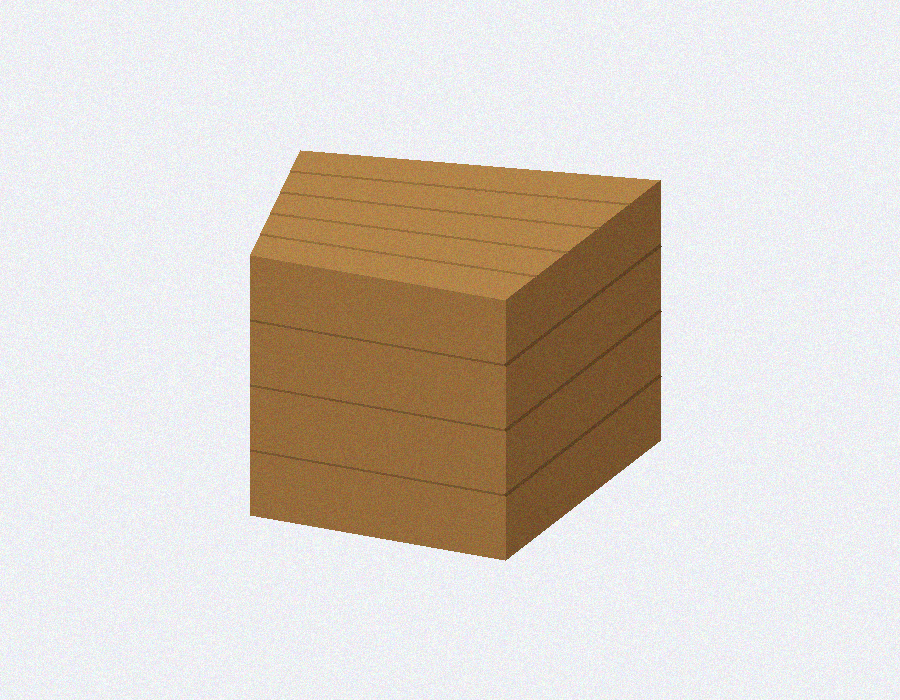
#> input picture tools/photo2iso-web/sample.png, 900 x 700 px
$ python bg_flood.py ../../photo2iso-web/sample.png ../../photo2iso-web/sample.png 5
#> lines starting #> are read from the running program, lines starting #| are printed output that depends on the picture
import sys
from PIL import Image
from collections import deque
import numpy as np
inp, out = sys.argv[1], sys.argv[2]
tol = int(sys.argv[3]) if len(sys.argv)>3 else 34
im = Image.open(inp).convert("RGBA")
a = np.array(im); h,w = a.shape[:2]
#> after `h, w = a.shape[:2]`: h = 700; w = 900
rgb = a[:,:,:3].astype(int)
# 邊緣採樣背景色(取四邊中位)
border = np.concatenate([rgb[0,:],rgb[-1,:],rgb[:,0],rgb[:,-1]])
bg = np.median(border,axis=0)
#> bg = [238, 239, 244]
dist = np.sqrt(((rgb-bg)**2).sum(axis=2))
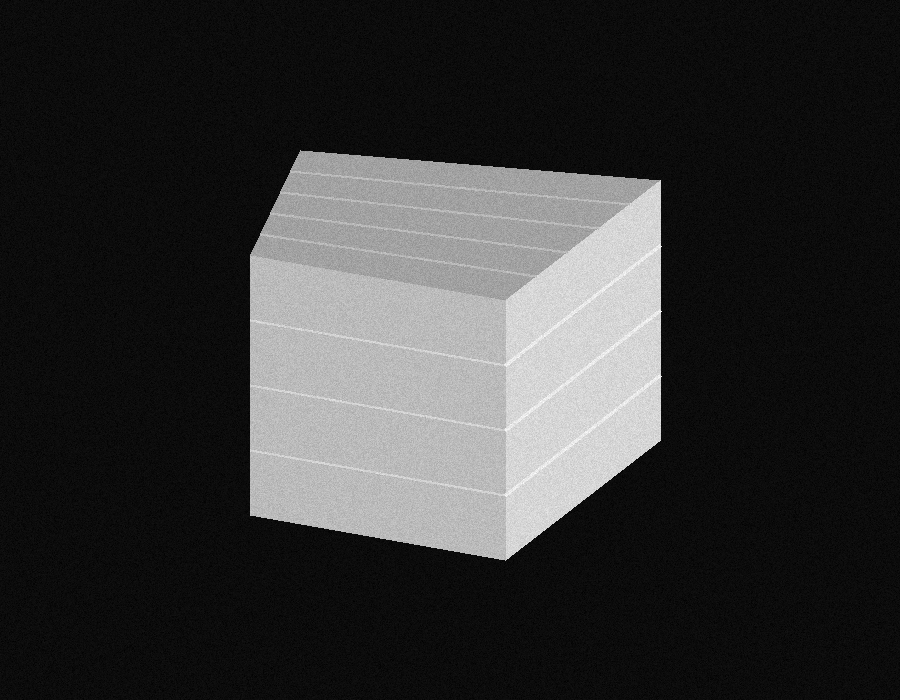
#> dist: shape (700, 900) float64; min 0, max 332.4, mean 68.5; drawn with min black and max white
near = dist < tol
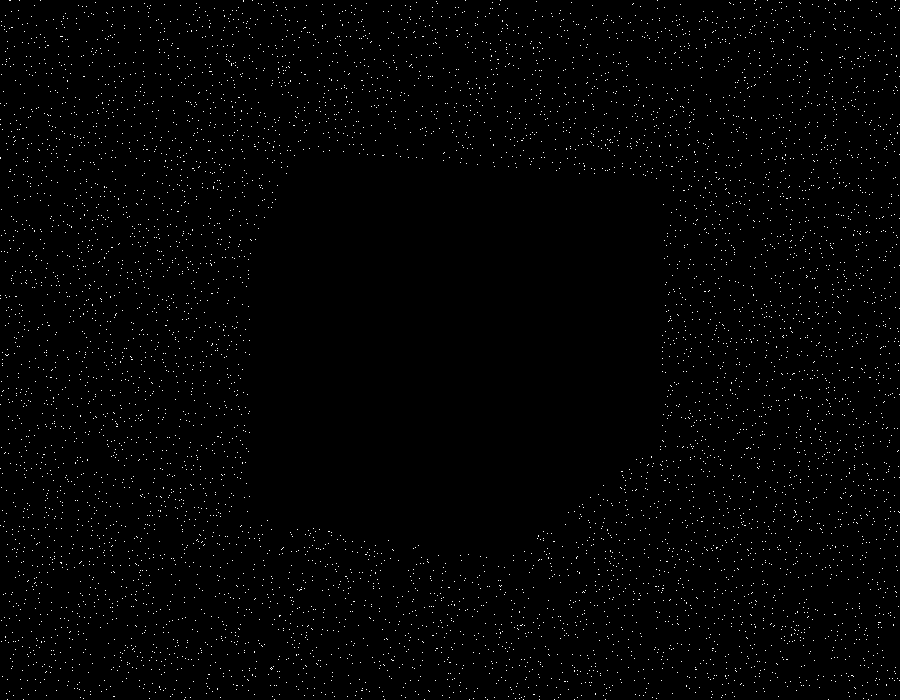
#> near: shape (700, 900) bool; 1.1% white in thin lines or dots
# 從邊緣 flood fill,只刪「與邊緣相連」的近背景 → 保住內部白煙
vis = np.zeros((h,w),bool); q=deque()
for x in range(w):
    for y in (0,h-1):
        if near[y,x]: q.append((y,x)); vis[y,x]=True
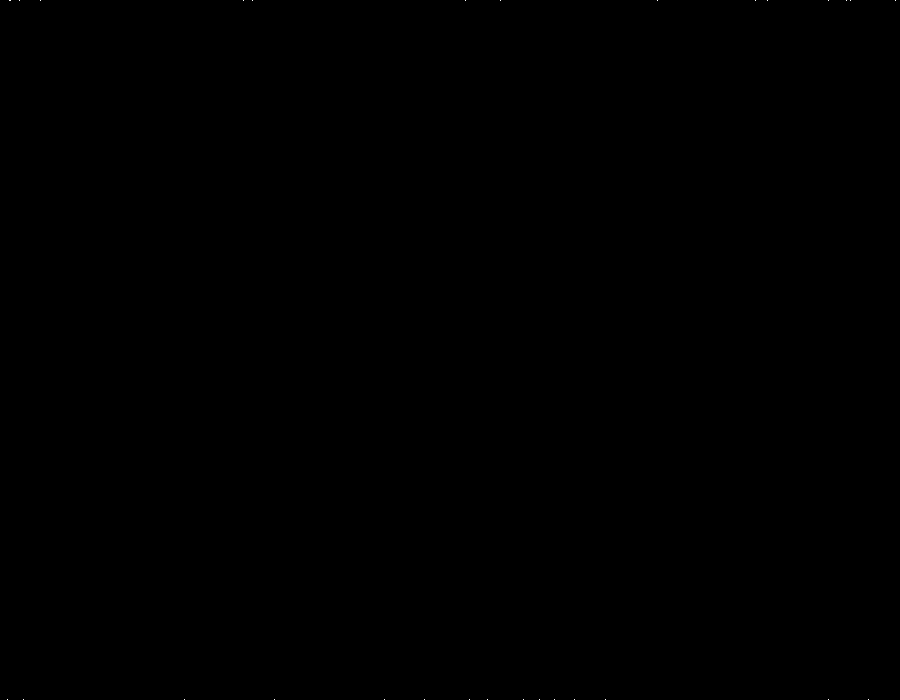
#> vis: shape (700, 900) bool; 0% white in thin lines or dots
for y in range(h):
    for x in (0,w-1):
        if near[y,x] and not vis[y,x]: q.append((y,x)); vis[y,x]=True
#> vis: shape (700, 900) bool; 0.01% white in thin lines or dots
while q:
    y,x=q.popleft()
    for dy,dx in ((1,0),(-1,0),(0,1),(0,-1)):
        ny,nx=y+dy,x+dx
        if 0<=ny<h and 0<=nx<w and not vis[ny,nx] and near[ny,nx]:
            vis[ny,nx]=True; q.append((ny,nx))
#> vis: shape (700, 900) bool; 0.01% white in thin lines or dots
a[:,:,3] = np.where(vis,0,255).astype('uint8')
#> a: shape (700, 900, 4); mean R, G, B, A 216.7, 208.7, 200.6, 255
# 邊緣羽化一點
Image.fromarray(a).save(out)
kept = (a[:,:,3]>0).sum()
#> kept = 629947
print("ok",out,"kept%%=%.0f"%(100*kept/(h*w)))
#| ok ../../photo2iso-web/sample.png kept%=100
